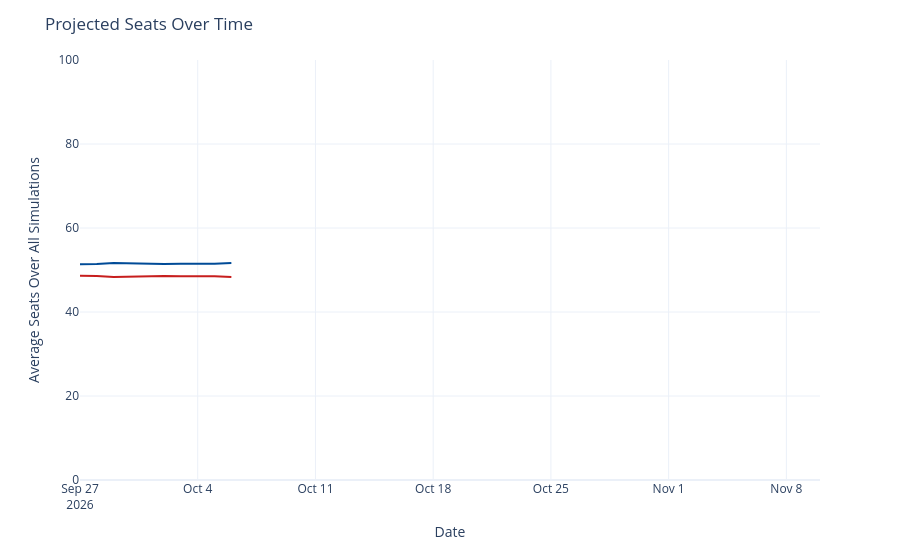

Notebook code cell kept with this figure:
### Code cell
seats_over_time = output_ts[(output_ts['geo'] == 'US Senate') &
                             (output_ts['type'] == 'seats')]
seats_over_time['rep_seats'] = seats_over_time['y'].map(lambda x: 100 - x)
seats_over_time = seats_over_time.rename({'y': 'Democrats', 'rep_seats': 'Republicans'}, axis=1)
seats_time_ser = px.line(seats_over_time, x='date', y=['Democrats', 'Republicans'], template='plotly_white',
                        color_discrete_map={'Democrats': '#004b97', 'Republicans': '#c71e1d'},)
seats_time_ser.update_traces(hovertemplate="%{y:.1f}")
seats_time_ser.update_layout(
    xaxis=dict(range=[pd.to_datetime('2026-09-27'), pd.to_datetime('2026-11-10')]),
    yaxis=dict(range=[0, 100]),
    xaxis_title='Date',
    yaxis_title='Average Seats Over All Simulations',
    title=dict(text="Projected Seats Over Time"),
    hovermode="x",
    showlegend=False
)
seats_time_ser

### Figure 1 — Plotly figure (JSON) as saved in the notebook; plotly's stock layout.template omitted (floating-point values rounded to 4 significant figures)
{"data": [{"hovertemplate": "%{y:.1f}", "legendgroup": "Democrats", "line": {"color": "#004b97", "dash": "solid"}, "marker": {"symbol": "circle"}, "mode": "lines", "name": "Democrats", "orientation": "v", "showlegend": true, "type": "scatter", "x": ["2026-09-27", "2026-09-28", "2026-09-29", "2026-09-30", "2026-10-01", "2026-10-02", "2026-10-03", "2026-10-04", "2026-10-05", "2026-10-06"], "xaxis": "x", "y": [51.35, 51.4, 51.64, 51.51, 51.41, 51.42, 51.47, 51.47, 51.48, 51.68], "yaxis": "y"}, {"hovertemplate": "%{y:.1f}", "legendgroup": "Republicans", "line": {"color": "#c71e1d", "dash": "solid"}, "marker": {"symbol": "circle"}, "mode": "lines", "name": "Republicans", "orientation": "v", "showlegend": true, "type": "scatter", "x": ["2026-09-27", "2026-09-28", "2026-09-29", "2026-09-30", "2026-10-01", "2026-10-02", "2026-10-03", "2026-10-04", "2026-10-05", "2026-10-06"], "xaxis": "x", "y": [48.65, 48.6, 48.36, 48.49, 48.59, 48.58, 48.53, 48.53, 48.52, 48.32], "yaxis": "y"}], "layout": {"hovermode": "x", "legend": {"title": {"text": "variable"}, "tracegroupgap": 0}, "margin": {"t": 60}, "showlegend": false, "title": {"text": "Projected Seats Over Time"}, "xaxis": {"anchor": "y", "domain": [0, 1], "range": ["2026-09-27T00:00:00", "2026-11-10T00:00:00"], "title": {"text": "Date"}}, "yaxis": {"anchor": "x", "domain": [0, 1], "range": [0, 100], "title": {"text": "Average Seats Over All Simulations"}}}}
